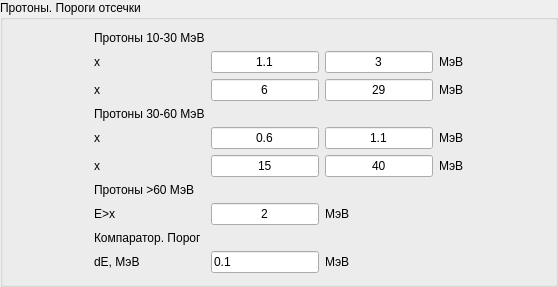
                            <widget class="QGroupBox" name="groupBox_16">
                             <property name="title">
                              <string>Протоны. Пороги отсечки</string>
                             </property>
                             <layout class="QGridLayout" name="gridLayout_18">
                              <item row="1" column="5">
                               <widget class="QLabel" name="label_32">
                                <property name="text">
                                 <string>МэВ</string>
                                </property>
                               </widget>
                              </item>
                              <item row="2" column="2">
                               <widget class="QLabel" name="label_35">
                                <property name="text">
                                 <string>x&lt;E&lt;y</string>
                                </property>
                               </widget>
                              </item>
                              <item row="2" column="4">
                               <widget class="QLineEdit" name="lineEdit_proton_E_y_10_30">
                                <property name="text">
                                 <string>29</string>
                                </property>
                                <property name="alignment">
                                 <set>Qt::AlignCenter</set>
                                </property>
                               </widget>
                              </item>
                              <item row="0" column="2">
                               <widget class="QLabel" name="label_37">
                                <property name="text">
                                 <string>Протоны 10-30 МэВ</string>
                                </property>
                               </widget>
                              </item>
                              <item row="2" column="3">
                               <widget class="QLineEdit" name="lineEdit_proton_E_x_10_30">
                                <property name="text">
                                 <string>6</string>
                                </property>
                                <property name="alignment">
                                 <set>Qt::AlignCenter</set>
                                </property>
                               </widget>
                              </item>
                              <item row="2" column="5">
                               <widget class="QLabel" name="label_36">
                                <property name="text">
                                 <string>МэВ</string>
                                </property>
                               </widget>
                              </item>
                              <item row="1" column="4">
                               <widget class="QLineEdit" name="lineEdit_proton_dE_y_10_30">
                                <property name="text">
                                 <string>3</string>
                                </property>
                                <property name="alignment">
                                 <set>Qt::AlignCenter</set>
                                </property>
                               </widget>
                              </item>
                              <item row="8" column="2">
                               <widget class="QLabel" name="label_46">
                                <property name="text">
                                 <string>Компаратор. Порог</string>
                                </property>
                               </widget>
                              </item>
                              <item row="1" column="7">
                               <spacer name="horizontalSpacer_30">
                                <property name="orientation">
                                 <enum>Qt::Horizontal</enum>
                                </property>
                                <property name="sizeHint" stdset="0">
                                 <size>
                                  <width>40</width>
                                  <height>20</height>
                                 </size>
                                </property>
                               </spacer>
                              </item>
                              <item row="1" column="2">
                               <widget class="QLabel" name="label_34">
                                <property name="text">
                                 <string>x&lt;dE&lt;y</string>
                                </property>
                               </widget>
                              </item>
                              <item row="1" column="3">
                               <widget class="QLineEdit" name="lineEdit_proton_dE_x_10_30">
                                <property name="text">
                                 <string>1.1</string>
                                </property>
                                <property name="alignment">
                                 <set>Qt::AlignCenter</set>
                                </property>
                               </widget>
                              </item>
                              <item row="1" column="0">
                               <spacer name="horizontalSpacer_29">
                                <property name="orientation">
                                 <enum>Qt::Horizontal</enum>
                                </property>
                                <property name="sizeHint" stdset="0">
                                 <size>
                                  <width>40</width>
                                  <height>20</height>
                                 </size>
                                </property>
                               </spacer>
                              </item>
                              <item row="7" column="3">
                               <widget class="QLineEdit" name="lineEdit_proton_E_x_60">
                                <property name="text">
                                 <string>2</string>
                                </property>
                                <property name="alignment">
                                 <set>Qt::AlignCenter</set>
                                </property>
                               </widget>
                              </item>
                              <item row="7" column="2">
                               <widget class="QLabel" name="label_44">
                                <property name="text">
                                 <string>E&gt;x</string>
                                </property>
                               </widget>
                              </item>
                              <item row="7" column="4">
                               <widget class="QLabel" name="label_45">
                                <property name="text">
                                 <string>МэВ</string>
                                </property>
                               </widget>
                              </item>
                              <item row="6" column="2">
                               <widget class="QLabel" name="label_43">
                                <property name="text">
                                 <string>Протоны &gt;60 МэВ</string>
                                </property>
                               </widget>
                              </item>
                              <item row="3" column="2">
                               <widget class="QLabel" name="label_38">
                                <property name="text">
                                 <string>Протоны 30-60 МэВ</string>
                                </property>
                               </widget>
                              </item>
                              <item row="4" column="5">
                               <widget class="QLabel" name="label_41">
                                <property name="text">
                                 <string>МэВ</string>
                                </property>
                               </widget>
                              </item>
                              <item row="5" column="5">
                               <widget class="QLabel" name="label_42">
                                <property name="text">
                                 <string>МэВ</string>
                                </property>
                               </widget>
                              </item>
                              <item row="1" column="1">
                               <spacer name="horizontalSpacer_31">
                                <property name="orientation">
                                 <enum>Qt::Horizontal</enum>
                                </property>
                                <property name="sizeHint" stdset="0">
                                 <size>
                                  <width>40</width>
                                  <height>20</height>
                                 </size>
                                </property>
                               </spacer>
                              </item>
                              <item row="1" column="6">
                               <spacer name="horizontalSpacer_32">
                                <property name="orientation">
                                 <enum>Qt::Horizontal</enum>
                                </property>
                                <property name="sizeHint" stdset="0">
                                 <size>
                                  <width>40</width>
                                  <height>20</height>
                                 </size>
                                </property>
                               </spacer>
                              </item>
                              <item row="4" column="2">
                               <widget class="QLabel" name="label_39">
                                <property name="text">
                                 <string>x&lt;dE&lt;y</string>
                                </property>
                               </widget>
                              </item>
                              <item row="5" column="2">
                               <widget class="QLabel" name="label_40">
                                <property name="text">
                                 <string>x&lt;E&lt;y</string>
                                </property>
                               </widget>
                              </item>
                              <item row="4" column="4">
                               <widget class="QLineEdit" name="lineEdit_proton_dE_y_30_60">
                                <property name="text">
                                 <string>1.1</string>
                                </property>
                                <property name="alignment">
                                 <set>Qt::AlignCenter</set>
                                </property>
                               </widget>
                              </item>
                              <item row="4" column="3">
                               <widget class="QLineEdit" name="lineEdit_proton_dE_x_30_60">
                                <property name="text">
                                 <string>0.6</string>
                                </property>
                                <property name="alignment">
                                 <set>Qt::AlignCenter</set>
                                </property>
                               </widget>
                              </item>
                              <item row="5" column="3">
                               <widget class="QLineEdit" name="lineEdit_proton_E_x_30_60">
                                <property name="text">
                                 <string>15</string>
                                </property>
                                <property name="alignment">
                                 <set>Qt::AlignCenter</set>
                                </property>
                               </widget>
                              </item>
                              <item row="5" column="4">
                               <widget class="QLineEdit" name="lineEdit_proton_E_y_30_60">
                                <property name="text">
                                 <string>40</string>
                                </property>
                                <property name="alignment">
                                 <set>Qt::AlignCenter</set>
                                </property>
                               </widget>
                              </item>
                              <item row="9" column="2">
                               <widget class="QLabel" name="label_47">
                                <property name="text">
                                 <string>dE, МэВ</string>
                                </property>
                               </widget>
                              </item>
                              <item row="9" column="3">
                               <widget class="QLineEdit" name="lineEdit_comparator">
                                <property name="text">
                                 <string>0.1</string>
                                </property>
                               </widget>
                              </item>
                              <item row="9" column="4">
                               <widget class="QLabel" name="label_48">
                                <property name="text">
                                 <string>МэВ</string>
                                </property>
                               </widget>
                              </item>
                             </layout>
                            </widget>
